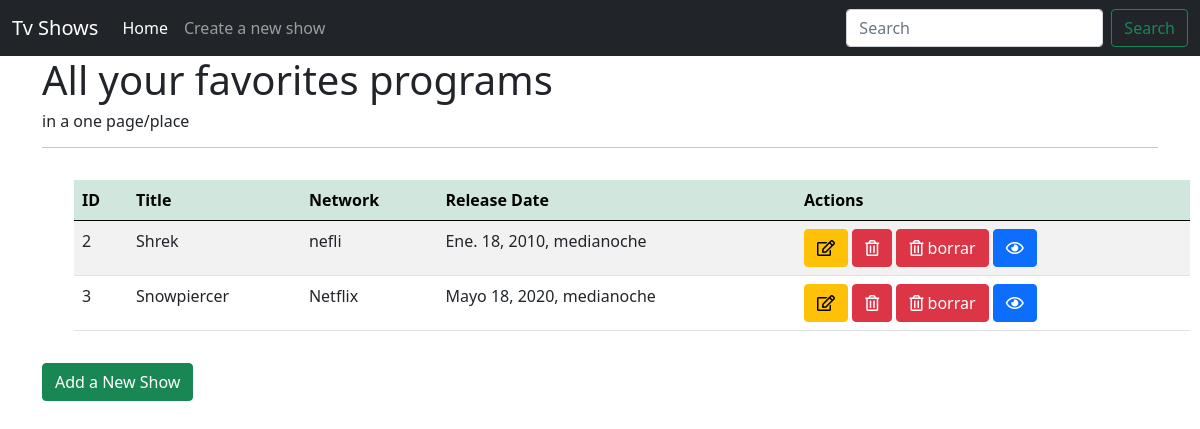
Before: / with the older database file.
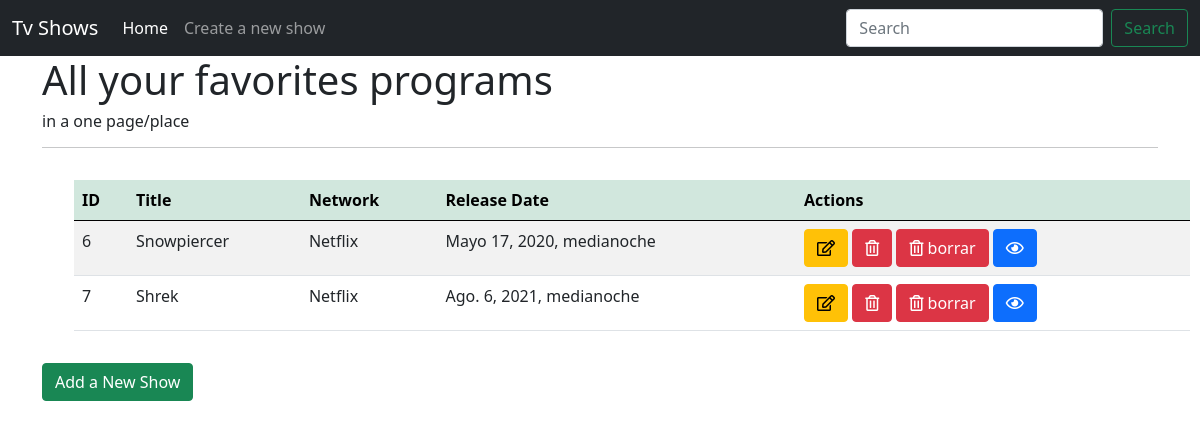
After: the same page with the newer database file.
### main/models.py (models this page shows)
class tv_show(models.Model):
    title = models.CharField(max_length=255)
    network = models.CharField(max_length=255)
    release_date = models.DateTimeField(auto_now=False, auto_now_add=False)
    desc = models.TextField()
    zelda = models.CharField(
        max_length=500, default='https://media2.giphy.com/media/8L0Pky6C83SzkzU55a/giphy.gif?cid=ecf05e47mnvcxnlgry2pnecdjoe54nzctn9h5naumw04xddv&rid=giphy.gif&ct=g')
    created_at = models.DateField(auto_now_add=True)
    updated_at = models.DateField(auto_now=True)
    objects = TvManager()

### main/views.py (the view)
# urls.py: path('', views.home),
def home(request):
    tv_shows = tv_show.objects.all()
    context = {
        'tv': tv_shows,
    }
    return render(request, 'home.html', context)

### main/templates/home.html
{% extends 'base.html'%}
{% block content %}
<div class="container">
    <h1>All your favorites programs</h1>
    <h6>in a one page/place</h6>
    <hr>
    <table class="table table-striped">
        <thead class="table-success">
            <tr>
                <th class="col">ID</th>
                <th class="col">Title</th>
                <th class="col">Network</th>
                <th class="col">Release Date</th>
                <th class="col">Actions</th>
            </tr>
        </thead>
        <tbody>
            {%for tv in tv%}
            <tr>
                <td>{{tv.id}}</td>
                <td>{{tv.title}}</td>
                <td>{{tv.network}}</td>
                <td>{{tv.release_date}}</td>
                <td><a href="../home/edit_show/{{tv.id}}" class="btn btn-warning"><i class="far fa-edit"></i></i></a> <a
                        href="delete_show/{{tv.id}}" class="btn btn-danger">
                        <i class="far fa-trash-alt"></i></a>
                    <button class="btn btn-danger delete" value="{{tv.id}}"> <i class="far fa-trash-alt"></i> borrar</button>
                    <a href="show_tv/{{tv.id}}" class="btn btn-primary"><i class="far fa-eye"></i></a>
                </td>
            </tr>
            {%endfor%}
        </tbody>
    </table>
    <a href="/new_show" class="btn btn-success">Add a New Show</a>
</div>
{% endblock %}

### main/templates/base.html (shortened to what this page needs)
<!DOCTYPE html>
<html lang="en">
<head>
    <link href="https://cdn.jsdelivr.net/npm/bootstrap@5.1.0/dist/css/bootstrap.min.css" rel="stylesheet"
>
    <link rel="stylesheet" href="https://pro.fontawesome.com/releases/v5.10.0/css/all.css"
 />
    <link rel="stylesheet" href="https://cdnjs.cloudflare.com/ajax/libs/toastr.js/latest/toastr.css"
 />
</head>
<body>
    {% load static %}
    <link rel="stylesheet" href="{% static 'css/style_tv.css'%}">
    <nav class="navbar navbar-expand-lg navbar-dark bg-dark">
        <div class="container-fluid">
            <a class="navbar-brand" href="/home">Tv Shows</a>
            <div class="collapse navbar-collapse" id="navbarSupportedContent">
                <ul class="navbar-nav me-auto mb-2 mb-lg-0">
                    <li class="nav-item">
                        <a class="nav-link active" aria-current="page" href="/home">Home</a>
                    </li>
                    <li class="nav-item">
                        <a class="nav-link" href="/new_show">Create a new show</a>
                    </li>
                </ul>
                <form class="d-flex" action="/find_show" method="POST">
                    <input class="form-control me-2" type="search" placeholder="Search" aria-label="Search"
                        name="title">
                    <button class="btn btn-outline-success" type="submit">Search</button>
                </form>
            </div>
        </div>
    </nav>
    {% block content %}{% endblock %}
</body>
</html>

### main/static/css/style_tv.css (style rules this page uses)
.table { margin: 2rem; }

Changed rows visible on the page:
removed tv_show: id "2", title "Shrek", network "nefli", release_date "Ene. 18, 2010, medianoche"
removed tv_show: id "3", title "Snowpiercer", network "Netflix", release_date "Mayo 18, 2020, medianoche"
added tv_show: id "6", title "Snowpiercer", network "Netflix", release_date "Mayo 17, 2020, medianoche"
added tv_show: id "7", title "Shrek", network "Netflix", release_date "Ago. 6, 2021, medianoche"
